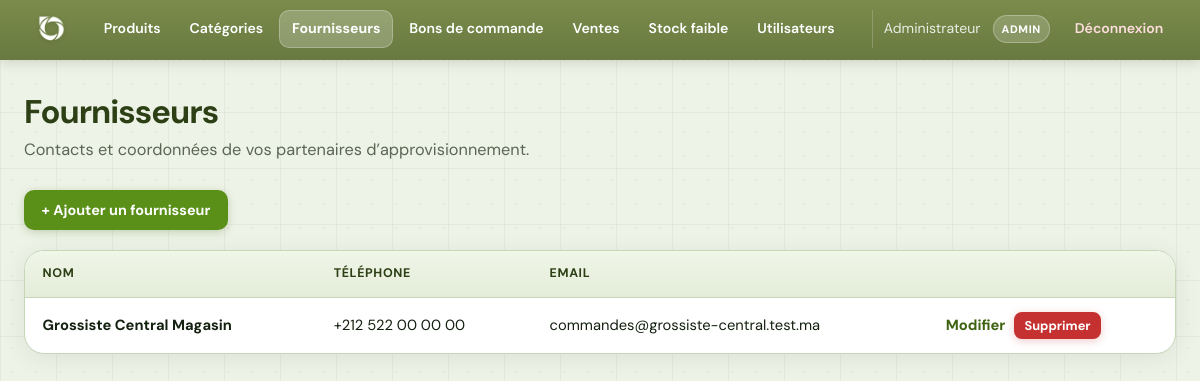
The app's page /index.php?action=suppliers (signed in) with its own data.
### tables this page shows
CREATE TABLE suppliers (
    id INT AUTO_INCREMENT PRIMARY KEY,
    name VARCHAR(100) NOT NULL,
    contact VARCHAR(100),
    phone VARCHAR(30),
    email VARCHAR(150),
    address TEXT
);

### app/Controllers/SupplierController.php (called while the page is built, shortened)
<?php
class SupplierController extends BaseController
{
    private $supplierModel;
    public function __construct()
    {
        $this->supplierModel = new Supplier();
    }
    public function index(): void
    {
        $suppliers = $this->supplierModel->getAll();
        $canManage = $this->isAdmin();
        require_once APP_PATH . '/views/suppliers/index.php';
    }
}

### public/index.php (called while the page is built, shortened)
<?php
$action = isset($_GET['action']) ? (string) $_GET['action'] : 'login';
$route = $routes[$action];
$method = $route[1];
$controller = new $class();
$controller->{$method}();

### app/Models/Supplier.php (called while the page is built, shortened)
<?php
class Supplier
{
    private $conn;
    private $table = "suppliers";
    public function __construct()
    {
        $database = new Database();
        $this->conn = $database->connect();
    }
    public function getAll()
    {
        $sql = "SELECT * FROM {$this->table} ORDER BY id DESC";
        $stmt = $this->conn->prepare($sql);
        $stmt->execute();
        return $stmt->fetchAll();
    }
}

### config/database.php (called while the page is built)
<?php
class Database
{
    private $host = "localhost";
    private $dbname = "shop_db";
    private $username = "root";
    private $password = "";
    private $conn;
    public function connect()
    {
        if ($this->conn === null) {
            try {
                $this->conn = new PDO(
                    "mysql:host={$this->host};dbname={$this->dbname};charset=utf8mb4",
                    $this->username,
                    $this->password
                );
                $this->conn->setAttribute(PDO::ATTR_ERRMODE, PDO::ERRMODE_EXCEPTION);
                $this->conn->setAttribute(PDO::ATTR_DEFAULT_FETCH_MODE, PDO::FETCH_ASSOC);
            } catch (PDOException $e) {
                die("Erreur de connexion : " . $e->getMessage());
            }
        }
        return $this->conn;
    }
}

### app/views/suppliers/index.php (the view, shortened to what this page needs)
<?php
require __DIR__ . '/../partials/header.php';
?>
<header class="page-header">
    <h1 class="page-header__title">Fournisseurs</h1>
    <p class="page-header__desc">Contacts et coordonnées de vos partenaires d’approvisionnement.</p>
</header>
<?php if (!empty($canManage)): ?>
    <div class="page-toolbar">
        <a class="btn" href="index.php?action=supplier_create">+ Ajouter un fournisseur</a>
    </div>
<?php endif; ?>
<div class="panel panel--flush">
    <?php if (!empty($suppliers)): ?>
        <div class="table-wrap">
            <table class="data-table">
                <thead>
                    <tr>
                        <th>Nom</th>
                        <th>Téléphone</th>
                        <th>Email</th>
                        <th></th>
                    </tr>
                </thead>
                <tbody>
                <?php foreach ($suppliers as $s): ?>
                    <tr>
                        <td><strong><?= htmlspecialchars($s['name']) ?></strong></td>
                        <td class="text-mono"><?= htmlspecialchars($s['phone'] ?? '—') ?></td>
                        <td><?= htmlspecialchars($s['email'] ?? '—') ?></td>
                        <td class="table-actions">
                            <?php if (!empty($canManage)): ?>
                                <a class="link-action" href="index.php?action=supplier_edit&id=<?= (int) $s['id'] ?>">Modifier</a>
                                <form method="post" action="index.php?action=supplier_delete" class="form-inline-delete" onsubmit="return confirm('Supprimer ce fournisseur ?');">
                                    <button type="submit" class="btn btn-danger btn-compact">Supprimer</button>
                                </form>
                            <?php else: ?>
                                <span class="text-muted">—</span>
                            <?php endif; ?>
                        </td>
                    </tr>
                <?php endforeach; ?>
                </tbody>
            </table>
        </div>
    <?php endif; ?>
</div>
<?php require __DIR__ . '/../partials/footer.php'; ?>

### public/assets/css/app.css (style rules this page uses)
:root { --bg: #eef3e7; --card: #ffffff; --text: #142010; --muted: #5c6654; --border: #c8d6b8; --input-bg: #fafcf8; --accent: #5a8f18; --accent-hover: #6ba61c; --accent-deep: #3d6210; --accent-soft: rgba(90, 143, 24, 0.12); --complement: #2d3f14; --danger: #c53030; --danger-soft: rgba(197, 48, 48, 0.1); --motif-black: rgba(0, 0, 0, 0.045); --radius: 12px; --radius-lg: 20px; --shadow-sm: 0 1px 2px rgba(20, 32, 16, 0.06); --shadow-md: 0 4px 24px rgba(20, 32, 16, 0.08); --shadow-lg: 0 12px 40px rgba(20, 32, 16, 0.1); --font: 'DM Sans', system-ui, -apple-system, sans-serif; --surface-elevated: #ffffff; --ring-focus: 0 0 0 3px rgba(90, 143, 24, 0.35); --navbar-olive: #7a8b4b; --navbar-olive-deep: #697a41; --navbar-text: #ffffff; --navbar-text-dim: rgba(255, 255, 255, 0.85); --navbar-hover: rgba(255, 255, 255, 0.14); --navbar-active: rgba(255, 255, 255, 0.22); --navbar-divider: rgba(255, 255, 255, 0.2); }
* { box-sizing: border-box; }
html { scroll-behavior: smooth; }
body { font-family: var(--font); margin: 0; color: var(--text); line-height: 1.55; font-size: 1rem; background-color: var(--bg); background-image: radial-gradient(var(--motif-black) 1.2px, transparent 1.2px), linear-gradient(var(--motif-black) 1px, transparent 1px), linear-gradient(90deg, var(--motif-black) 1px, transparent 1px); background-size: 24px 24px, 100% 56px, 56px 100%; -webkit-font-smoothing: antialiased; }
a { color: var(--accent-deep); text-decoration: none; font-weight: 550; }
.page-header { margin-bottom: 1.75rem; }
.page-header__title { font-size: clamp(1.65rem, 3vw, 2.05rem); font-weight: 700; letter-spacing: -0.03em; color: var(--complement); margin: 0 0 0.35rem; line-height: 1.2; }
.page-header__desc { margin: 0; color: var(--muted); font-size: 1.02rem; max-width: 42rem; }
.page-toolbar { display: flex; flex-wrap: wrap; gap: 0.75rem 1rem; align-items: center; margin-bottom: 1.25rem; }
.panel { background: var(--surface-elevated); border-radius: var(--radius-lg); border: 1px solid var(--border); box-shadow: var(--shadow-md); overflow: hidden; margin-bottom: 1.5rem; }
.panel--flush { padding: 0; }
.table-wrap { overflow-x: auto; -webkit-overflow-scrolling: touch; }
.data-table { width: 100%; border-collapse: collapse; font-size: 0.92rem; }
.data-table th, .data-table td { padding: 0.85rem 1.1rem; text-align: left; border-bottom: 1px solid rgba(200, 214, 184, 0.85); vertical-align: middle; }
.data-table thead th { background: linear-gradient(180deg, #f0f6e8 0%, #e4ecd9 100%); color: var(--complement); font-weight: 700; font-size: 0.78rem; text-transform: uppercase; letter-spacing: 0.05em; }
.data-table tbody tr { transition: background 0.12s; }
.data-table tbody tr:last-child td { border-bottom: none; }
.link-action { font-weight: 650; color: var(--accent-deep) !important; text-decoration: none !important; }
.btn { display: inline-flex; align-items: center; justify-content: center; gap: 0.35rem; padding: 0.55rem 1.1rem; border-radius: 10px; background: var(--accent); color: #ffffff !important; border: none; cursor: pointer; font-size: 0.9rem; font-family: inherit; font-weight: 650; text-decoration: none !important; box-shadow: 0 2px 8px rgba(61, 98, 16, 0.25); transition: filter 0.15s, transform 0.12s; }
.btn-danger { background: var(--danger); box-shadow: 0 2px 8px rgba(197, 48, 48, 0.25); }
.btn-compact { padding: 0.32rem 0.65rem; font-size: 0.8rem; border-radius: 8px; }
.table-actions { display: flex; flex-wrap: wrap; gap: 0.55rem; align-items: center; }
.form-inline-delete { display: inline-flex; margin: 0; align-items: center; }
.text-mono { font-variant-numeric: tabular-nums; }

### records on screen
suppliers: name "Grossiste Central Magasin", phone "+212 522 00 00 00", email "commandes@grossiste-central.test.ma"

### other values on screen
$currentUser['name'] "Administrateur"
$currentUser['role'] "ADMIN"
